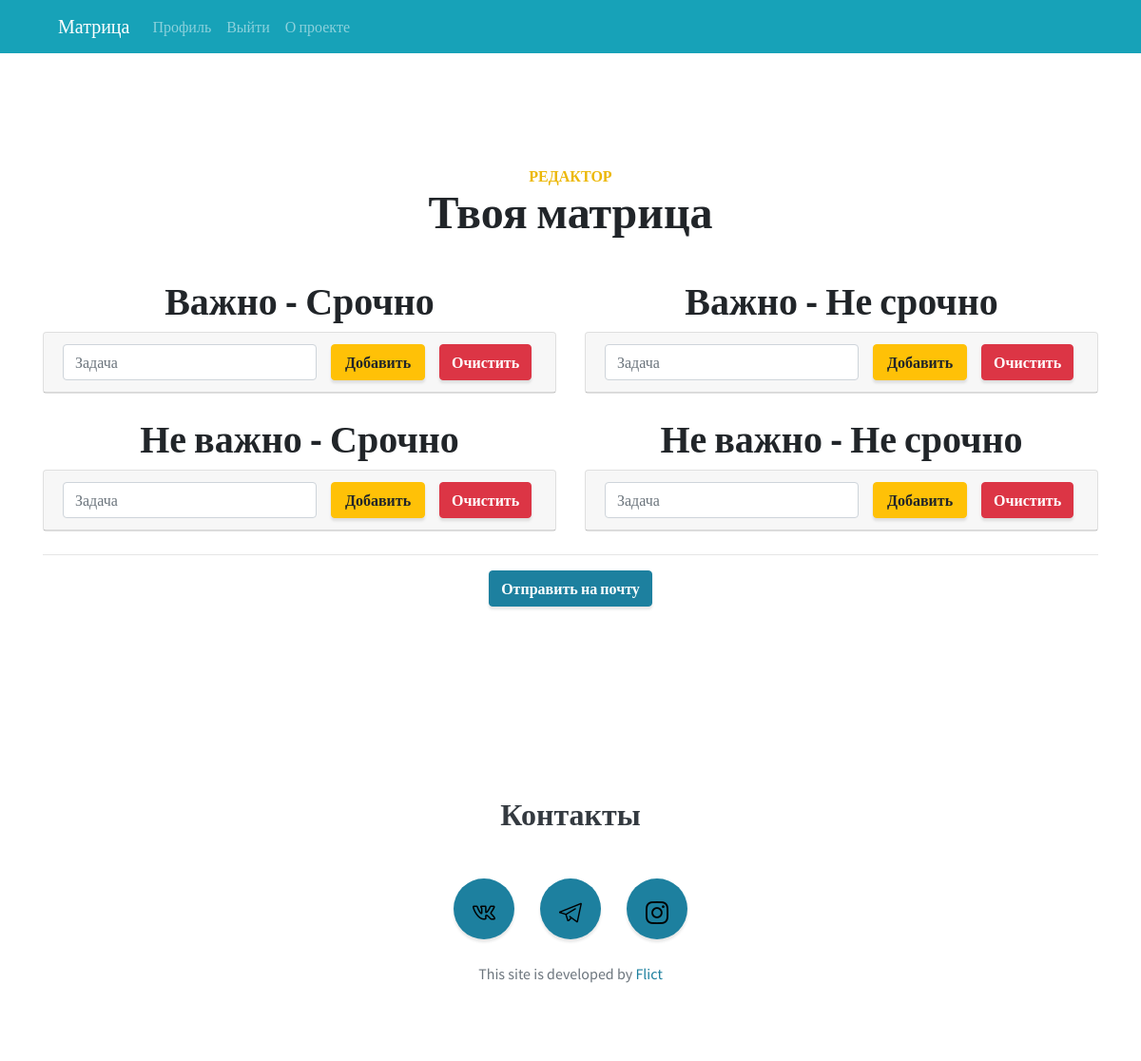
The page /matrix/ (signed in) on the database its author committed.
### app/models.py (models this page shows, shortened)
class Matrix(models.Model):
    title = models.CharField(max_length=50, verbose_name='Наименование')
    tasks = models.ManyToManyField('Tasks', verbose_name='Задачи')
    user = models.ForeignKey(User, on_delete=models.CASCADE, verbose_name='Пользоваетль', null=True)
    anon = models.BooleanField(default=True, verbose_name='Анон')
    class Meta:
        verbose_name = 'Матрица'
        verbose_name_plural = 'Матрицы'

### app/views.py (the view)
# urls.py: path('matrix/', MatrixView.as_view(), name='matrix'),
class MatrixView(MatrixMixin, View):
    def get(self, request):
        matrices = self.matrices
        form = TaskForm
        context = {
            'form': form,
            'matrices': matrices,
        }
        return render(request, 'main/matrix.html', context=context)

### app/mixins.py (called while the page is built)
    def dispatch(self, request, *args, **kwargs):
        if request.user.is_authenticated:
            mat = Matrix.objects.filter(user=request.user).select_related('user')
            if len(mat) == 0:
                for title in self.titles:
                    Matrix.objects.create(user=request.user, title=title, anon=False)
                mat = Matrix.objects.filter(user=request.user).select_related('user')
        else:
            mat = Matrix.objects.filter(anon=True)
        self.matrices = mat
        return super().dispatch(request, *args, **kwargs)

### templates/main/matrix.html (shortened to what this page needs)
{% extends 'base/base.html' %}
{% block content %}
    <section class="content-section" id="portfolio">
        <div class="container">
            <div class="content-section-heading text-center">
                <h3 class="text-secondary mb-0">Редактор</h3>
                <h2 class="mb-3">Твоя матрица</h2>
            </div>
            <div class="row mb-4">
                {% for matrix in matrices %}
                    <div class="col-lg-6 mt-4">
                        <h1 class="text-center">{{ matrix.title }}</h1>
                        <div class="card">
                            <div class="card-header">
                                <div class="row">
                                    <form action="{% url 'add-task' pk=matrix.pk %}" method="POST" class="col-lg-9">
                                        <div class="row my-row">
                                            <div class="col-lg-9">{{ form }}</div>
                                            <button class="col-lg-3 btn btn-warning" type="submit">Добавить</button>
                                        </div>
                                    </form>
                                    <a href="{% url 'reset' pk=matrix.pk %}" class="col-lg-3 my-btn-danger">
                                        <button class="btn btn-danger">Очистить</button>
                                    </a>
                                </div>
                            </div>
                        </div>
                    </div>
                {% endfor %}
            </div>
            <hr>
            <div class="row mt-3">
                <a href="{% url 'send' %}" style="margin: 0 auto;">
                    <button class="btn btn-primary">Отправить на почту</button></a>
            </div>
        </div>
    </section>
{% endblock %}

### rows shown on the page
Matrix: title "Важно - Срочно"
Matrix: title "Важно - Не срочно"
Matrix: title "Не важно - Срочно"
Matrix: title "Не важно - Не срочно"
